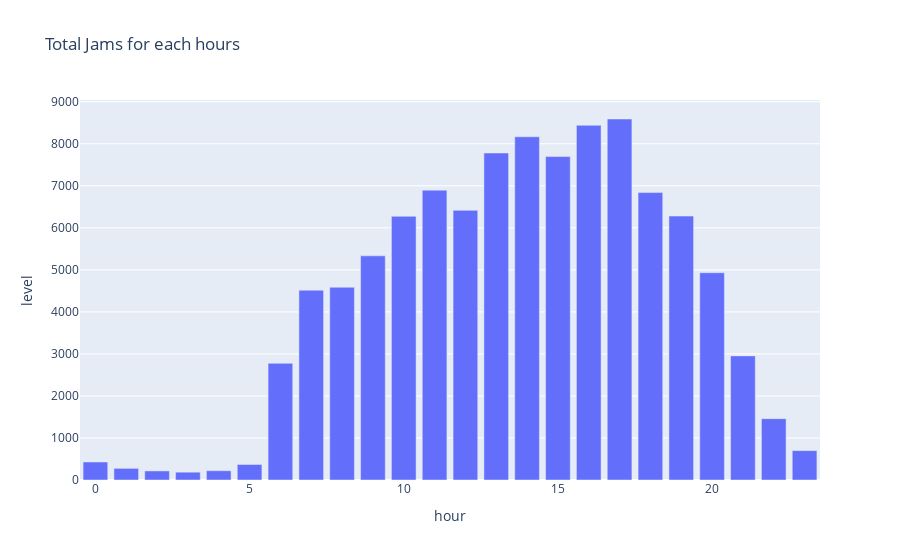

The notebook cell this image was saved under:
### Markdown cell above
> Kemacetan paling sering terjadi pada hari sabtu. Selain sabtu kemacetan agak lumayan sering terjadi pada hari jumat dan minggu.

### Code cell
px.bar(
    jams.groupby('hour')['level'].count().reset_index(),
    x='hour',
    y='level',
    title='Total Jams for each hours'
)

### Figure 1 — Plotly figure (JSON) as saved in the notebook; plotly's stock layout.template omitted (floating-point values rounded to 4 significant figures)
{"data": [{"alignmentgroup": "True", "hovertemplate": "hour=%{x}<br>level=%{y}<extra></extra>", "legendgroup": "", "marker": {"color": "#636efa", "pattern": {"shape": ""}}, "name": "", "offsetgroup": "", "orientation": "v", "showlegend": false, "textposition": "auto", "type": "bar", "x": [0, 1, 2, 3, 4, 5, 6, 7, 8, 9, 10, 11, 12, 13, 14, 15, 16, 17, 18, 19, 20, 21, 22, 23], "xaxis": "x", "y": [429, 277, 216, 186, 221, 369, 2776, 4516, 4586, 5333, 6273, 6896, 6415, 7780, 8166, 7695, 8439, 8589, 6838, 6279, 4931, 2953, 1460, 699], "yaxis": "y"}], "layout": {"barmode": "relative", "legend": {"tracegroupgap": 0}, "title": {"text": "Total Jams for each hours"}, "xaxis": {"anchor": "y", "domain": [0, 1], "title": {"text": "hour"}}, "yaxis": {"anchor": "x", "domain": [0, 1], "title": {"text": "level"}}}}
